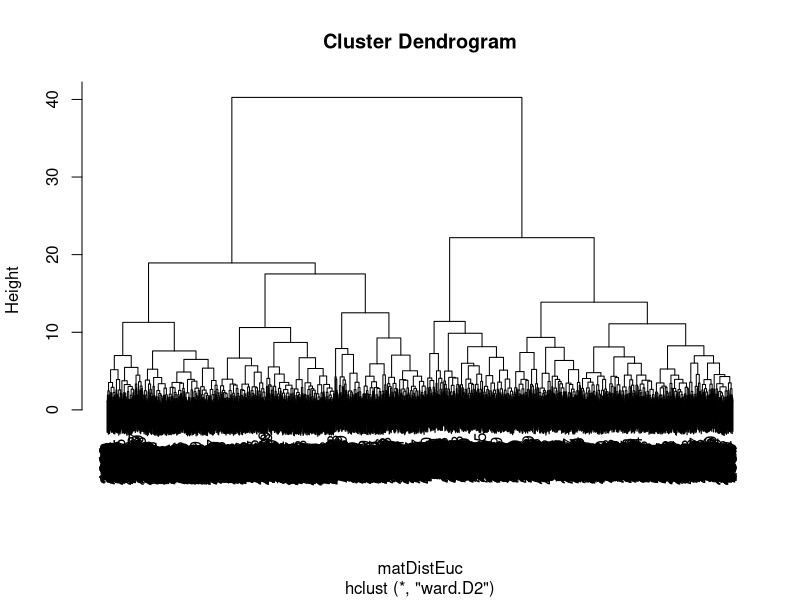
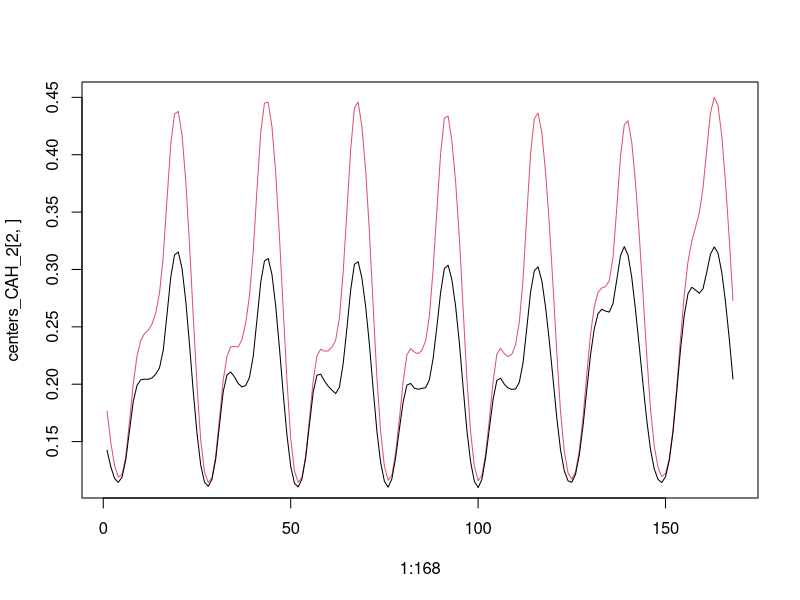

Write the R code that produced these figures, in order.
#Ne pas oublier de set le working directory avant de run le script
setwd('/home/samy/workspaces/projets_mlds/ClusteringElectricite/')
#Lecture des données du fichier electricite.txt
electricite=read.table('electricite.txt')

#Comme les données sont bien lisses et normalisées on passe directement aux algorithmes de classification

########### CAH ###########
#Calcul de la matrices de distances (Distances euclidiennes)
matDistEuc = dist(electricite)
#Ce calcule est relativement long, normal au vu de la dimension des données

#Execution de l'algorithme utlisant la critère d'aggregation de Ward
h_ward = hclust(matDistEuc, method="ward.D2")

#Visualisation du dendrogramme
plot(h_ward)
#En utilisant la méthode de coupure du plus grand saut, on séparre deux clusters

#Obtention de nos classes
classes_CAH <- cutree(h_ward, k=2)

#Interprétation des résultats

##Création d'une matrice de centres de classes 
centers_CAH_2 = matrix(data = 0, nrow = 2 , ncol = 168) #Matrice contenant les deux centres des deux clusters
nb_c1 = 0 #Nombre d'éléments du cluster 1
nb_c2 = 0 #Nombre d'éléments du cluster 2
#Boucle pour sommer les valeures de toute les variables pour chacune des classes
for (i in 1:2914) {
  if (classes_CAH[i] == 1) {
    centers_CAH_2[1,]= centers_CAH_2[1,] + as.matrix(electricite)[i,]
    nb_c1 = nb_c1 + 1
  }
  else {
    centers_CAH_2[2,]= centers_CAH_2[2,] + as.matrix(electricite)[i,]
    nb_c2 = nb_c2 + 1
  }
}
#Les centres calculés sont les moyennes algébirques des élémentes les composant
centers_CAH_2[1,] = centers_CAH_2[1,] / nb_c1
centers_CAH_2[2,] = centers_CAH_2[2,] / nb_c1

#Dessin des courbes pour les deux centres
plot(x = 1:168, y = centers_CAH_2[2,] ,type = 'l' , col = 2)
lines(x = 1:168, y = centers_CAH_2[1,] ,type = 'l' , col = 1)

############## K-means #########

